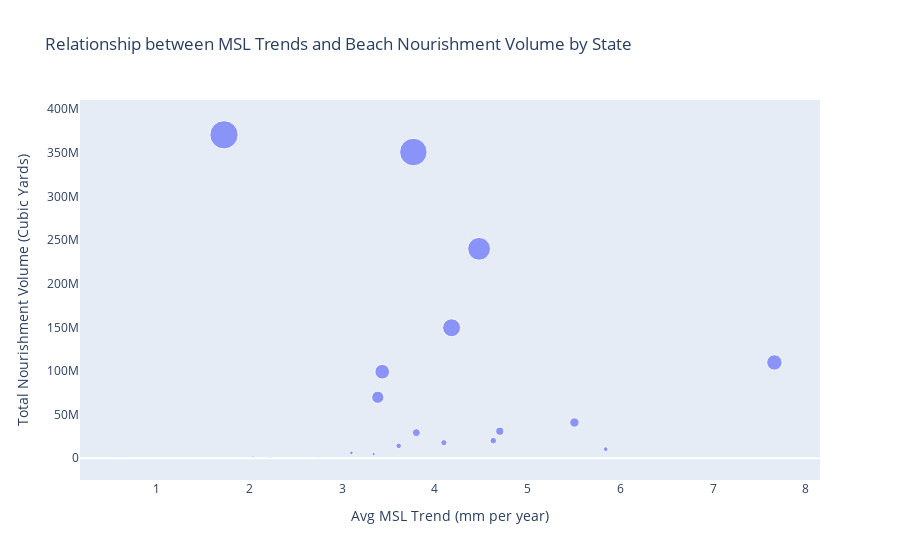

Here is the notebook cell this chart was saved with:
### Code cell
#sealevel_Beachvolume['Total Nourishment Volume (CY)'] = sealevel_Beachvolume['Total Nourishment Volume (CY)'].fillna(0)
sealevel_Beachvolume = sealevel_Beachvolume.dropna(subset=['Avg MSL Trend (mm/yr)', 'Total Nourishment Volume (CY)'])



fig = px.scatter(sealevel_Beachvolume,
                 x='Avg MSL Trend (mm/yr)',
                 y='Total Nourishment Volume (CY)',
                 size='Total Nourishment Volume (CY)',
                 hover_name='State',  
                 title='Relationship between MSL Trends and Beach Nourishment Volume by State')

fig.update_traces(textposition='top center')
fig.update_layout(xaxis_title='Avg MSL Trend (mm per year)',
                  yaxis_title='Total Nourishment Volume (Cubic Yards)',
                  xaxis_showgrid=False,
                  yaxis_showgrid=False)


fig.show()

### Figure 1 — Plotly figure (JSON) as saved in the notebook; plotly's stock layout.template omitted (floating-point values rounded to 4 significant figures)
{"data": [{"hovertemplate": "<b>%{hovertext}</b><br><br>Avg MSL Trend (mm/yr)=%{x}<br>Total Nourishment Volume (CY)=%{marker.size}<extra></extra>", "hovertext": ["AL", "CA", "CT", "DE", "FL", "GA", "LA", "MA", "MD", "ME", "MS", "NC", "NH", "NJ", "NY", "RI", "SC", "TX", "VA", "WA"], "legendgroup": "", "marker": {"color": "#636efa", "size": [20122400, 370747160, 6150772, 29317965, 350971605, 14186818, 109803785, 4733693, 17802318, 991818, 30955443, 149570374, 1870000, 240045708, 99195758, 264080, 69878357, 10425369, 40903055, 1293570], "sizemode": "area", "sizeref": 926900.0, "symbol": "circle"}, "mode": "markers", "name": "", "orientation": "v", "showlegend": false, "textposition": "top center", "type": "scatter", "x": [4.63, 1.727, 3.1, 3.8, 3.768, 3.61, 7.66, 3.34, 4.097, 2.228, 4.7, 4.18, 2.04, 4.477, 3.433, 2.74, 3.385, 5.842, 5.504, 0.6057], "xaxis": "x", "y": [20122400, 370747160, 6150772, 29317965, 350971605, 14186818, 109803785, 4733693, 17802318, 991818, 30955443, 149570374, 1870000, 240045708, 99195758, 264080, 69878357, 10425369, 40903055, 1293570], "yaxis": "y"}], "layout": {"legend": {"itemsizing": "constant", "tracegroupgap": 0}, "title": {"text": "Relationship between MSL Trends and Beach Nourishment Volume by State"}, "xaxis": {"anchor": "y", "domain": [0, 1], "showgrid": false, "title": {"text": "Avg MSL Trend (mm per year)"}}, "yaxis": {"anchor": "x", "domain": [0, 1], "showgrid": false, "title": {"text": "Total Nourishment Volume (Cubic Yards)"}}}}
